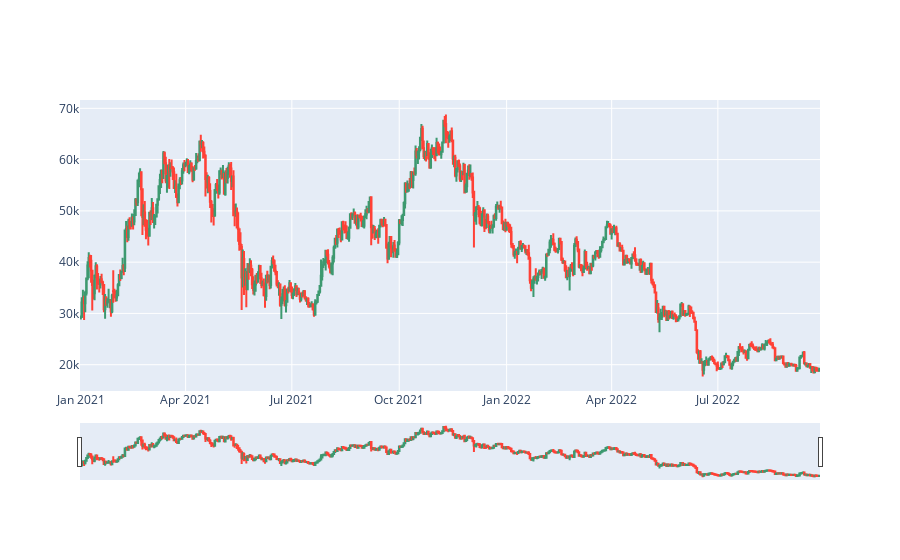

Notebook code for this chart:
### Code cell
#Bitcoin candlestick plot


fig = go.Figure(data=[go.Candlestick(x=btc['Date'],
                open=btc['Open'], high=btc['High'],
                low=btc['Low'], close=btc['Close'])
                     ])


fig.show()

### Figure 1 — Plotly figure (JSON) as saved in the notebook; plotly's stock layout.template omitted (floating-point values rounded to 4 significant figures; data arrays with more than 128 entries replaced by an {"elided": "..."} marker saying what was removed)
{"data": [{"close": {"elided": "634 float values"}, "high": {"elided": "634 float values"}, "low": {"elided": "634 float values"}, "open": {"elided": "634 float values"}, "type": "candlestick", "x": {"elided": "634 str values"}}], "layout": {}}
